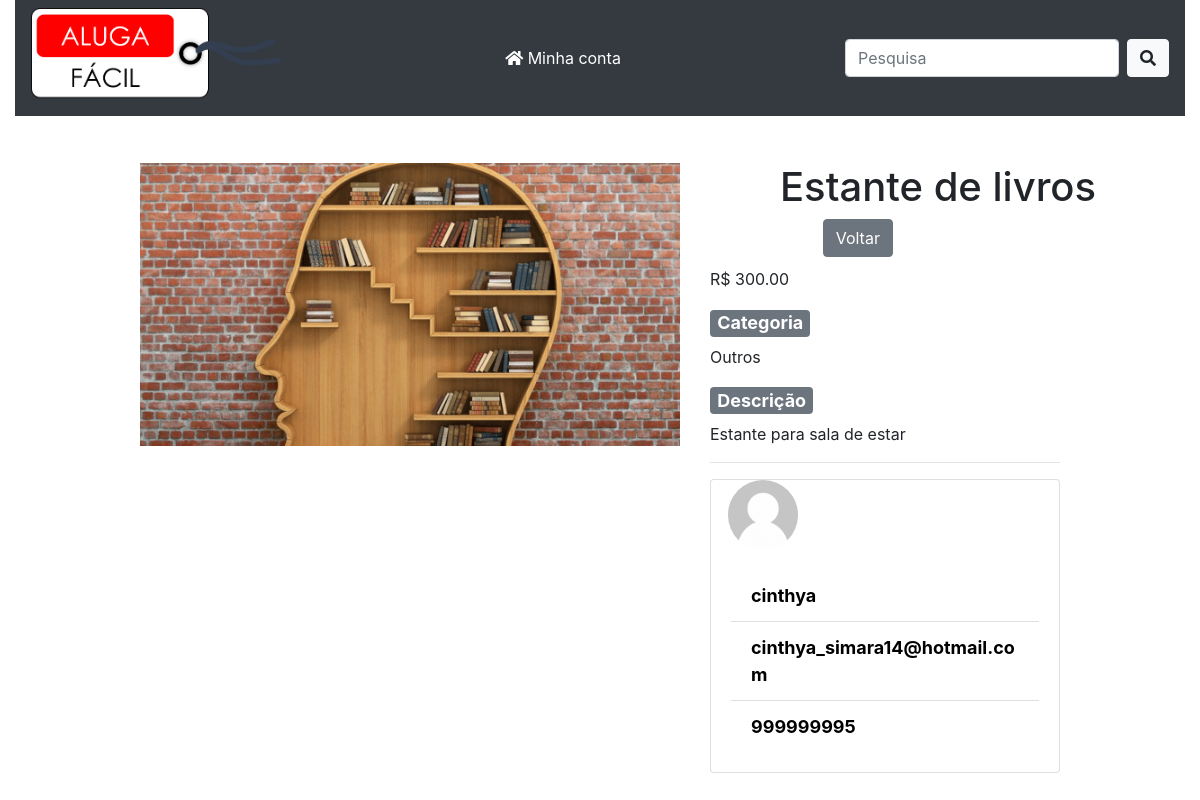
The page /item/ver/15 on the database its author committed.
### aluga/models.py (models this page shows)
class Item(models.Model):
	user = models.ForeignKey(User, on_delete=models.CASCADE)
	nome = models.CharField(max_length=30)
	preco = models.DecimalField(max_digits=10, decimal_places=2, default=1)
	descricao = models.CharField(max_length=100)
	imagem = models.ImageField(upload_to='itens', null=True, blank=True)
	categoria_choices = (('Calçados', 'Calçados'), ('Roupas', 'Roupas'),
		('Eletrodomésticos', 'Eletrodomésticos'), ('Imóveis', 'Imóveis'), ('Outros', 'Outros'))
	categoria = models.CharField(max_length=16, choices=categoria_choices, default='calcados')

class Telefone(models.Model):
	telefone = models.CharField(max_length=9, validators=[MinLengthValidator(9),RegexValidator(r'^[0-9]*$', 'Apenas números.')], unique=True, null=True)
	cpf = models.CharField(max_length=11, validators=[MinLengthValidator(11),RegexValidator(r'^[0-9]*$', 'Apenas números.')], unique=True)
	endereco = models.TextField()
	user = models.OneToOneField(User, on_delete=models.CASCADE)

### aluga/views.py (the view)
# urls.py: path('item/ver/<int:id>', views.itemver, name='itemver'),
def itemver(request, id):
        item = Item.objects.get(pk=id)
        if request.user == item.user:
                return render(request,'itemver.html',{'item':item, 'editar': True,
                 'url':request.META.get('HTTP_REFERER')})
        return render(request,'itemver.html',{'item':item, 'editar': False,
         'url':request.META.get('HTTP_REFERER')})

### aluga/templates/itemver.html (shortened to what this page needs)
{% extends 'base1.html' %}
{% load static %}
{% block container %}
<div class="container">
<div class="row">
		<div class="col-md-1 col-sm-0"></div>
		<div class="col-md-6 col-sm-12">
			<img src="{{ item.imagem.url }}" class="img-fluid " width="750px">
		</div>
		<div class="col-md-4">
			<h1 class="text" style="position: relative;left: 20%"> {{ item.nome }} &nbsp &nbsp &nbsp <a href="{{ url }}"><button  type="button" class="btn btn-secondary"> Voltar </button></a></h1>
			<p><span style="font-size: 16px">R$ {{ item.preco }}</span></p>
			<h4><span class="badge badge-secondary">Categoria</span></h4>
			<p>{{ item.categoria }}</p>
			<h4><span class="badge badge-secondary">Descrição</span></h4>
			<p>{{ item.descricao }}</p>
			<hr>
			<div class="">
				<div class="card" style=" width: 100%; right: 10%; position: relative; left: 0%">
				  <img src="{% static 'anonimo.png' %}" style=" width: 20%; border-radius: 50% ; position: relative; left: 5%;">
				  <div class="card-body">
				  <ul class="list-group list-group-flush">
				    <li class="list-group-item">
				    	<span style="font-size: 18px; font-weight: bold ; color: black"> {{item.user.username}} </span></li>
				    <li class="list-group-item">
				    	<span style="font-size: 18px; font-weight: bold ; color: black"> {{ item.user.email }} </span>
				    	</li>
				    	<li class="list-group-item">
				    	<span style="font-size: 18px; font-weight: bold ; color: black">  {{ item.user.telefone.telefone }} </span>
				    	</li>
				  </ul>
				  </div>
				</div>
				<br>
			</div>
		</div>
	</div>
	</div>
{% endblock %}

### aluga/templates/base1.html (style rules this page uses)
* { box-sizing: border-box; }

### rows shown on the page
Item: imagem (picture), nome "Estante de livros", preco "300.00", categoria "Outros", descricao "Estante para sala de estar", user.username "cinthya", user.email "cinthya_simara14@hotmail.com", user.telefone.telefone "999999995"
